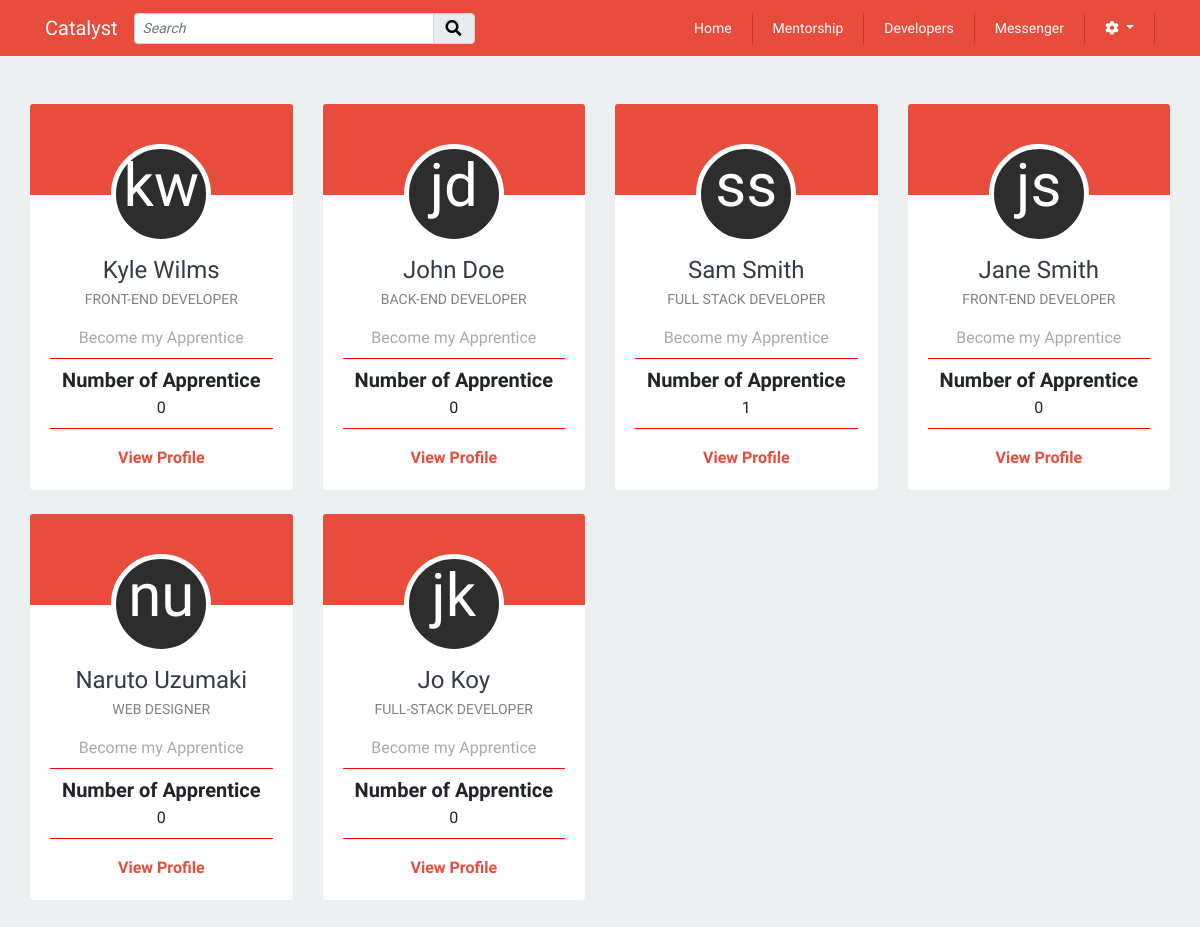
The app's page /includes/mentorship/mentorship.php (signed in), older data.
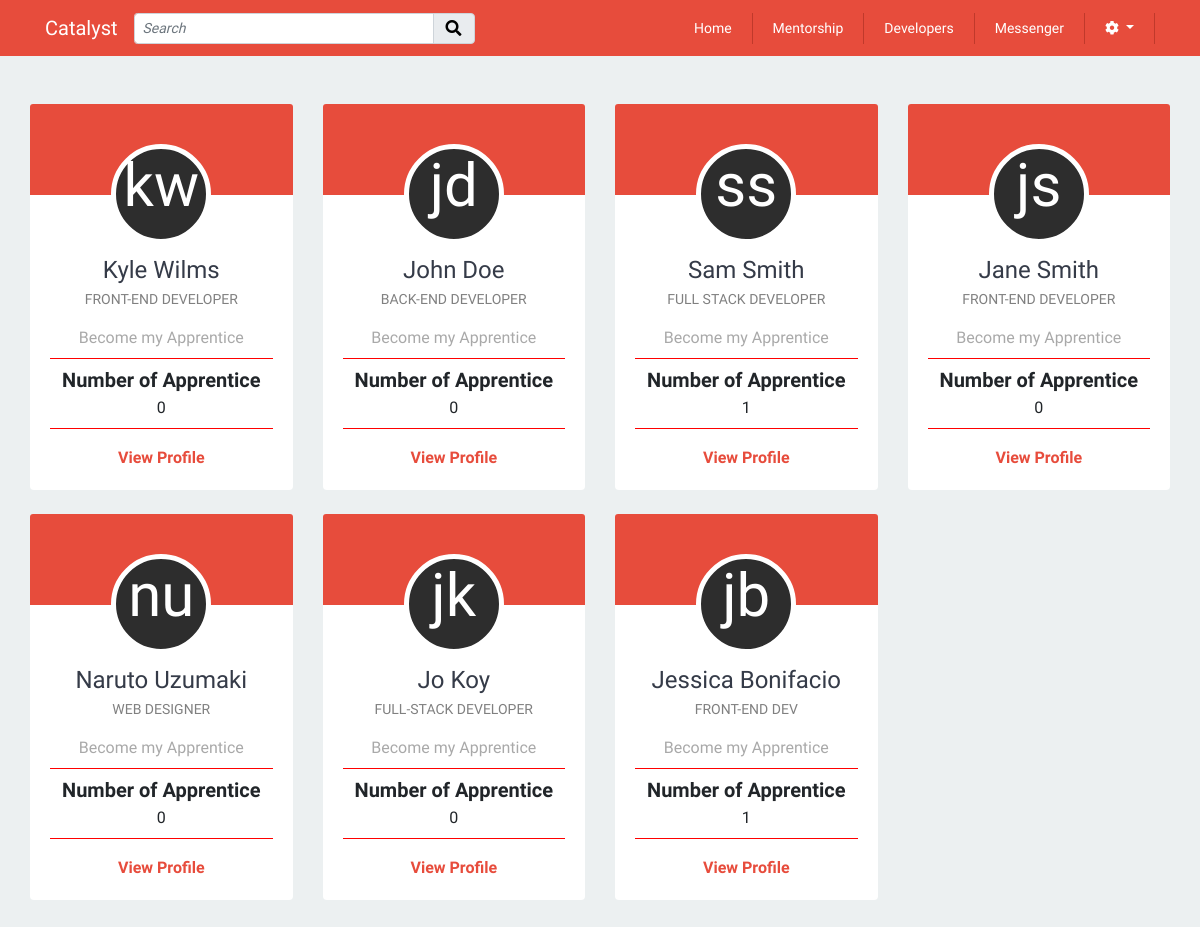
The same page, newer data.
### tables this page shows
CREATE TABLE `profiles` (
  `id` int(11) NOT NULL,
  `fname` varchar(255) NOT NULL,
  `lname` varchar(255) NOT NULL,
  `email` varchar(255) NOT NULL,
  `contact` varchar(255) NOT NULL,
  `image` longtext,
  `location` varchar(255) DEFAULT NULL,
  `position` varchar(255) DEFAULT NULL,
  `portfolio_url` varchar(255) DEFAULT NULL,
  `mentorship_status` tinyint(1) DEFAULT NULL,
  `user_id` int(11) NOT NULL
);

### config.php (called while the page is built, shortened)
<?php
	$csspath = ROOTPATH. "css/";

### models/mentorship/mentors.php (called while the page is built, shortened)
<?php
class Mentors{
    public function listAllMentor($db){
        $query = "SELECT * FROM profiles WHERE mentorship_status = 1";
        $pdost = $db->prepare($query);
        $pdost->execute();
        $mentors = $pdost->fetchAll(PDO::FETCH_OBJ);
        return $mentors;
    }
    public function listMentorApprentice($db){
        $query = "SELECT * FROM mentors where status = 'approved'";
        $pdost = $db->prepare($query);
        $pdost->execute();
        $mentors = $pdost->fetchAll(PDO::FETCH_OBJ);
        return $mentors;
    }
}

### includes/mentorship/list-mentors.php (the view, shortened to what this page needs)
<?php
require_once '../../models/database.php';
require_once '../../models/mentorship/mentors.php';
$dbcon = Database::getDb();
$mentors = new Mentors();
$mentors = $mentors->listAllMentor($dbcon);
$dbcon = Database::getDb();
$num_apprentice = new Mentors();
$num_apprentice  = $num_apprentice ->listMentorApprentice($dbcon);
$id = array();
foreach($mentors as $mentor){
    $fullName = ucfirst($mentor->fname) .' '. ucfirst($mentor->lname);
    $fName = $mentor->fname;
	$lName = $mentor->lname;
	$firstChar = mb_substr($fName, 0, 1, "UTF-8");
    $secChar = mb_substr($lName, 0, 1, "UTF-8");
    foreach($num_apprentice as $row){
        if($mentor->id === $row->mentor){
            @$id[$mentor->id] += 1;
        }
    }
    $count = 0;
    if(isset($id[$mentor->id])){
        $count = $id[$mentor->id];
    }
    echo
    '<div class="col-md-3 mt-4">
        <div class="card text-center">
            <div class="card-header main-left-sidebar-header">
                <div class="dev-profile-contatiner" style="margin:0 auto;top:30px;">
                    <div class="profile-avatar-circle">
                        <span class="profile-initials">'.$firstChar.$secChar.'</span>
                    </div>
                </div>
            </div>
            <div class="card-body text-center">
                <a href="../developers/profile.php?id='.$mentor->id.'"><h4>'.ucfirst($mentor->fname). ' '. ucfirst($mentor->lname).'</h4></a>
                <p class="mt-n1 mb-3 mentor-title">'.$mentor->position.'</p>
                <a onclick="mentor_id('.$mentor->id.');mentor_name(\'' .$fullName. '\'); apprentice_id('.$_SESSION['spId'].'); apprentice_fname(\''.$_SESSION['sfname'].'\'); apprentice_lname(\''.$_SESSION['slname'].'\');" ref="javascript:void(0)"><p class="mb-2 mentor-gray" data-toggle="modal" data-target="#apprentice" data-test="test">Become my Apprentice</p></a>
                <hr>
                <h6 class="mentor-num mb-1">Number of Apprentice</h6>
                <span>'.$count.'</span>
                <hr>
                <p class="mt-3"><a href="../developers/profile.php?id='.$mentor->id.'" class="mentor-profile">View Profile</a></p>
            </div>
        </div>
    </div>
    ';
}

### includes/header.php (shortened to what this page needs)
<?php
require_once "../../config.php";
?>
<!doctype html>
<html lang="en">
<head>
	<link rel="stylesheet" href="https://stackpath.bootstrapcdn.com/bootstrap/4.3.1/css/bootstrap.min.css">
	<link rel="stylesheet" href="<?= $csspath ?>style.css">
	<link rel="stylesheet" href="https://use.fontawesome.com/releases/v5.8.2/css/all.css">
	<link rel="stylesheet" href="../../js/alertifyjs/css/alertify.css">
	<link rel="stylesheet" href="../../js/alertifyjs/css/themes/default.css">
</head>
<body>
	<header id="header">
		<nav class="navbar navbar-expand-lg navbar-dark header-bg">
			<div class="container">
				<a class="navbar-brand" href="../homepage/homepage.php">Catalyst</a>
				<div class="collapse navbar-collapse" id="navbarSupportedContent">
					<form class="form-inline my-2 my-lg-0">
						<div class="input-group">
							<input type="text" class="form-control form-control-sm" placeholder="Search" aria-label="Recipient's username" aria-describedby="basic-addon2"  style="width:300px;">
							<div class="input-group-append">
								<span class="input-group-text" id="basic-addon2"><i class="fas fa-search"></i></span>
							</div>
						</div>
					</form>
					<ul class="navbar-nav ml-auto">
						<li class="nav-item active">
							<a class="nav-link" href="../homepage/homepage.php">home <span class="sr-only">(current)</span></a>
						</li>
						<li class="nav-item">
							<a class="nav-link" href="../mentorship/mentorship.php">mentorship</a>
						</li>
						<li class="nav-item">
							<a class="nav-link" href="../developers/developers.php">developers</a>
						</li>
						<li class="nav-item">
							<a class="nav-link" href="../chat/chat-home.php">messenger</a>
						</li>
						<li class="nav-item dropdown">
							<a class="nav-link dropdown-toggle" href="#" id="navbarDropdown" role="button" data-toggle="dropdown" aria-haspopup="true" aria-expanded="false">
								<i class="fas fa-cog"></i>
							</a>
						</li>
					</ul>
				</div>
			</div>
		</nav>
	</header>

### includes/mentorship/mentorship.php (shortened to what this page needs)
<?php
include '../../config.php';
include 'header.php';
?>
<div class="container-fluid mt-4">
    <div class="row">
        <?php require_once 'list-mentors.php'; ?>
    </div>
    <br/><br/>
</div>
<?php require_once 'footer.php'; ?>

### includes/footer.php (shortened to what this page needs)
  </body>
</html>

### css/style.css (style rules this page uses)
body { font-family: 'Muli', sans-serif; background: #ecf0f1; }
hr { display: block; height: 1px; border: 0; border-top: 1px solid red; margin: 0.5em 0; padding: 0; }
a { text-decoration: none; color: #353b48; }
p { margin: 0; padding: 0; }
.header-bg { background: #e74c3c !important; }
.card { border: none !Important; }
.input-group-text { color: black !important; }
.fa-search { color: black !important; }
.nav-link { padding: 5px 20px !important; font-size: 14px; text-transform: capitalize; color: #fff !important; border-right: 1px solid #c0392b; }
.card-body { padding-top: 0 !important; }
.mentor-title { font-size: 13px; }
.mentor-title { font-size: 14px; color: gray; text-transform: uppercase; }
.mentor-gray { color: darkgray; }
.mentor-num { font-size: 20px; font-weight: bold; }
.mentor-profile { font-weight: bold; color: #E74C3C; }
span { margin: 0; }
.main-left-sidebar-header { padding-top: 40px; background: linear-gradient(to bottom, #E74C3C 60%, #FFFFFF 40%); border: none; }
.row { margin: 0 auto; }
.profile-avatar-circle { margin: 0 auto; width: 100px; height: 100px; background-color: #2d2d2d; border: 5px solid #fff; text-align: center; border-radius: 50%; -webkit-border-radius: 50%; -moz-border-radius: 50%; }
.profile-initials { position: relative; top: 22px; font-size: 60px; line-height: 30px; color: #fff; text-transform: lowercase; }
::placeholder { color: grey; font-style: italic; }

Row changes from the older to the newer data that the page shows:
added profiles: fname "j", lname "b", fname "Jessica", lname "Bonifacio", position "FRONT-END DEV", id "1"
